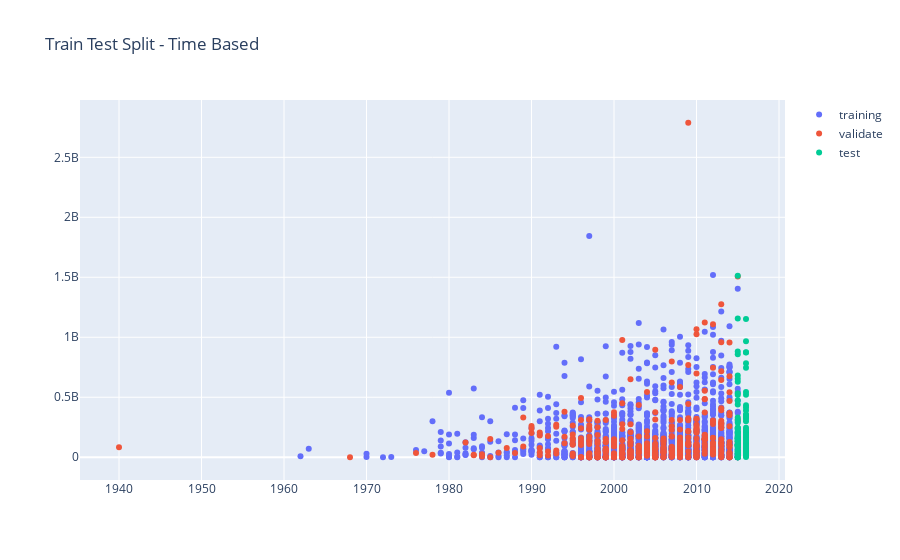

Notebook cell for this chart:
### Code cell
train_scatter = go.Scatter(x = X_train['year'], y = y_train, mode = 'markers', name = 'training')
validate_scatter = go.Scatter(x = X_validate['year'], y = y_validate, mode = 'markers', name = 'validate')
test_scatter = go.Scatter(x = validation_set['year'], y = validation_set['revenue'], mode = 'markers', name = 'test')
go.Figure(data = [train_scatter, validate_scatter, test_scatter], layout = {'title': 'Train Test Split - Time Based '})
